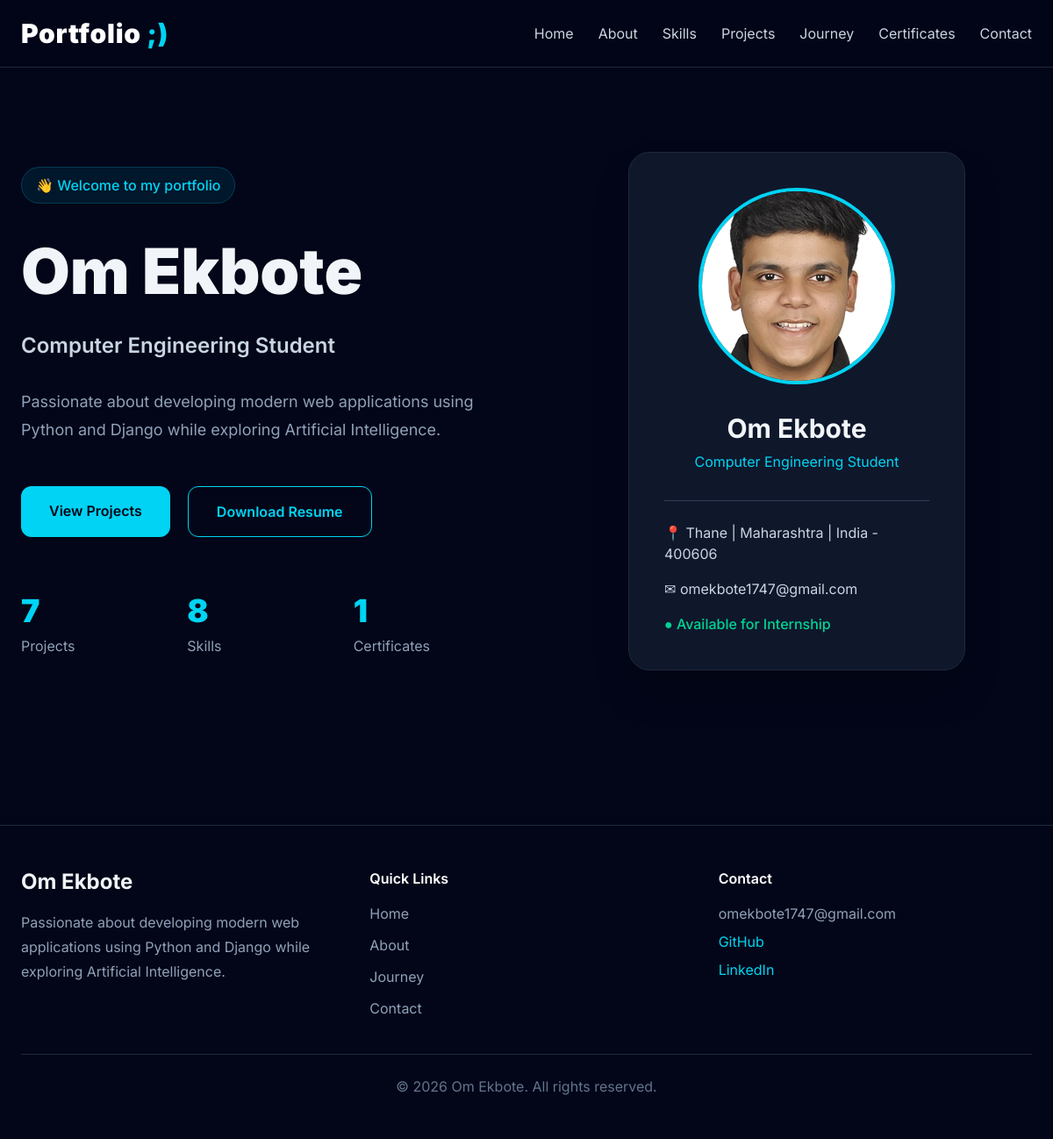
The page / on the database its author committed.
### website/models.py (models this page shows, shortened)
class Profile(models.Model):
    full_name = models.CharField(max_length=100)
    title = models.CharField(max_length=150)
    short_bio = models.TextField()
    profile_image = models.ImageField(
        upload_to="profile/",
        blank=True,
        null=True
    )
    resume = models.FileField(
        upload_to="resume/",
        blank=True,
        null=True
    )
    email = models.EmailField()
    phone = models.CharField(
        max_length=20,
        blank=True
    )
    location = models.CharField(
        max_length=100,
        blank=True
    )
    github = models.URLField(
        blank=True
    )
    linkedin = models.URLField(
        blank=True
    )
    instagram = models.URLField(
        blank=True
    )
    about = models.TextField(
        blank=True,
        help_text="Detailed About Me section."
    )
    is_active = models.BooleanField(default=True)
    class Meta:
        verbose_name = "Profile"
        verbose_name_plural = "Profile"

### website/views.py (the view)
# urls.py: 2. Add a URL to urlpatterns:  path('', views.home, name='home')
def home(request):
    return render(request,"home.html")

### website/context_processors.py (called while the page is built)
def profile_context(request):
    profile = Profile.objects.filter(
        is_active=True
    ).first()
    return {
        "profile": profile,
        "project_count": Project.objects.count(),
        "skill_count": Skill.objects.count(),
        "certificate_count": Certificate.objects.count(),
    }

### website/templates/home.html (shortened to what this page needs)
{% extends "base.html" %}
{% block content %}
{% include "components/hero.html" %}
{% endblock %}

### templates/components/hero.html
<section class="bg-slate-950">
    <div class="max-w-7xl mx-auto px-6 py-24">
        <div class="grid lg:grid-cols-2 gap-20 items-center">
            <div>
                <span
                    class="inline-flex items-center px-4 py-2 rounded-full bg-cyan-500/10 border border-cyan-400/20 text-cyan-400 font-medium">
                    👋 Welcome to my portfolio
                </span>
                <h1
                    class="mt-8 text-5xl md:text-6xl lg:text-7xl font-black leading-tight">
                    {{ profile.full_name }}
                </h1>
                <h2
                    class="mt-6 text-2xl text-slate-300 font-semibold">
                    {{ profile.title }}
                </h2>
                <p
                    class="mt-8 text-lg text-slate-400 leading-8 max-w-2xl">
                    {{ profile.short_bio }}
                </p>
                <div
                    class="flex flex-wrap gap-5 mt-12">
                    <a
                        href="{% url 'projects' %}"
                        class="bg-cyan-400 text-slate-950 px-8 py-4 rounded-xl font-semibold hover:bg-cyan-300 transition">
                        View Projects
                    </a>
                    {% if profile.resume %}
                    <a
                        href="{{ profile.resume.url }}"
                        target="_blank"
                        class="border border-cyan-400 text-cyan-400 px-8 py-4 rounded-xl font-semibold hover:bg-cyan-400 hover:text-slate-950 transition">
                        Download Resume
                    </a>
                    {% endif %}
                </div>
                <div
                    class="grid grid-cols-3 gap-8 mt-16">
                    <div>
                        <h3
                            class="text-4xl font-black text-cyan-400">
                            {{ project_count }}
                        </h3>
                        <p
                            class="text-slate-400 mt-2">
                            Projects
                        </p>
                    </div>
                    <div>
                        <h3
                            class="text-4xl font-black text-cyan-400">
                            {{ skill_count }}
                        </h3>
                        <p
                            class="text-slate-400 mt-2">
                            Skills
                        </p>
                    </div>
                    <div>
                        <h3
                            class="text-4xl font-black text-cyan-400">
                            {{ certificate_count }}
                        </h3>
                        <p
                            class="text-slate-400 mt-2">
                            Certificates
                        </p>
                    </div>
                </div>
            </div>
            <div class="flex justify-center">
                <div
                    class="bg-slate-900 border border-slate-800 rounded-3xl p-10 shadow-2xl w-full max-w-sm">
                    {% if profile.profile_image %}
                    <img
                        src="{{ profile.profile_image.url }}"
                        alt="{{ profile.full_name }}"
                        class="w-56 h-56 mx-auto rounded-full object-cover border-4 border-cyan-400">
                    {% endif %}
                    <div class="text-center mt-8">
                        <h3
                            class="text-3xl font-bold">
                            {{ profile.full_name }}
                        </h3>
                        <p
                            class="text-cyan-400 mt-2">
                            {{ profile.title }}
                        </p>
                    </div>
                    <div class="border-t border-slate-700 mt-8 pt-6 space-y-4">
                        <p class="text-slate-300">
                            📍 {{ profile.location|default:"Location not added" }}
                        </p>
                        <p class="text-slate-300">
                            ✉ {{ profile.email }}
                        </p>
                        <p class="text-emerald-400 font-medium">
                            ● Available for Internship
                        </p>
                    </div>
                </div>
            </div>
        </div>
    </div>
</section>

### templates/partials/footer.html
<footer class="border-t border-slate-800 mt-20 bg-slate-950">
    <div class="max-w-7xl mx-auto px-6 py-12">
        <div class="grid md:grid-cols-3 gap-10">
            <div>
                <h2 class="text-2xl font-bold">
                    {{ profile.full_name|default:"Your Portfolio" }}
                </h2>
                <p class="mt-4 text-slate-400 leading-7">
                    {{ profile.short_bio|truncatewords:20 }}
                </p>
            </div>
            <div>
                <h3 class="font-semibold text-white mb-4">
                    Quick Links
                </h3>
                <ul class="space-y-3 text-slate-400">
                    <li><a href="{% url 'home' %}" class="hover:text-cyan-400">Home</a></li>
                    <li><a href="{% url 'about' %}" class="hover:text-cyan-400">About</a></li>
                    <li><a href="{% url 'journey' %}" class="hover:text-cyan-400">Journey</a></li>
                    <li><a href="{% url 'contact' %}" class="hover:text-cyan-400">Contact</a></li>
                </ul>
            </div>
            <div>
                <h3 class="font-semibold text-white mb-4">
                    Contact
                </h3>
                <p class="text-slate-400">
                    {{ profile.email }}
                </p>
                {% if profile.github %}
                <a href="{{ profile.github }}"
                   target="_blank"
                   class="block mt-2 text-cyan-400">
                    GitHub
                </a>
                {% endif %}
                {% if profile.linkedin %}
                <a href="{{ profile.linkedin }}"
                   target="_blank"
                   class="block mt-2 text-cyan-400">
                    LinkedIn
                </a>
                {% endif %}
            </div>
        </div>
        <div class="border-t border-slate-800 mt-10 pt-6 text-center text-slate-500">
            © {% now "Y" %} {{ profile.full_name|default:"Portfolio" }}. All rights reserved.
        </div>
    </div>
</footer>

### rows shown on the page
Profile: full_name "Om Ekbote", title "Computer Engineering Student", short_bio "Passionate about developing modern web applications using Python and Django while exploring Artificial Intelligence.", profile_image (placeholder picture), location "Thane | Maharashtra | India - 400606", email "omekbote1747@gmail.com"

### other values the page prints
{{ project_count }} "7"
{{ skill_count }} "8"
{{ certificate_count }} "1"
